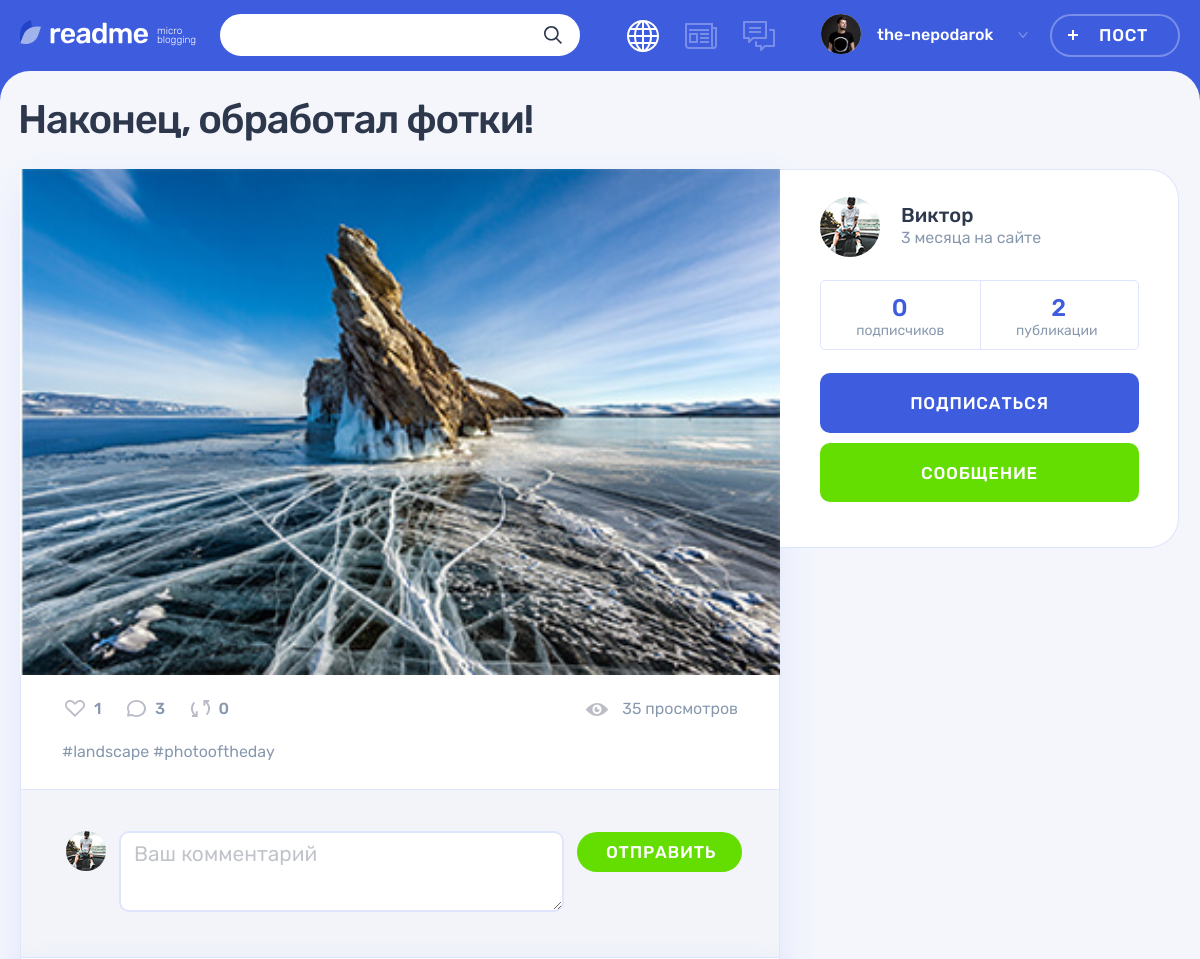
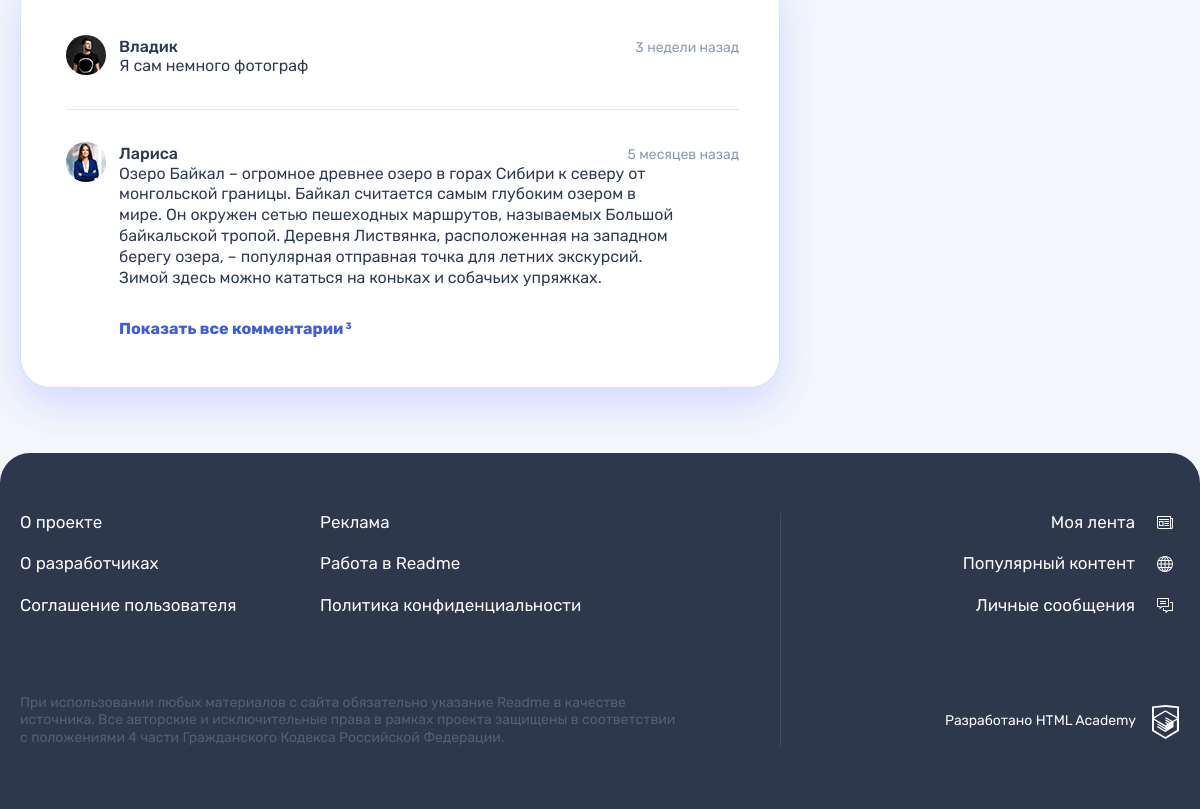
Page /post.php?post_id=3 on the committed database (2 pictures, top to bottom).
### tables this page shows
CREATE TABLE post
(
  id                INT AUTO_INCREMENT PRIMARY KEY,
  create_dt         DATETIME DEFAULT CURRENT_TIMESTAMP,
  post_header       VARCHAR(128) COMMENT 'заголовок поста',
  text_content      TEXT,
  quote_origin      VARCHAR(128) COMMENT 'автор/источник цитаты',
  photo_content     VARCHAR(255),
  video_content     VARCHAR(255) COMMENT 'ссылка на видео на YouTube',
  link_text_content VARCHAR(255) COMMENT 'ссылка на сторонний ресурс',
  view_count        INT      DEFAULT 0 COMMENT 'кол-во просмотров',
  user_id           INT,
  is_repost         TINYINT  DEFAULT 0 COMMENT 'является ли репостом',
  origin_post_id    INT COMMENT 'ссылка на оригинальный пост при репосте',
  content_type_id   TINYINT,
  FOREIGN KEY (user_id) REFERENCES user (id),
  FOREIGN KEY (content_type_id) REFERENCES content_type (id),
  INDEX (user_id) COMMENT 'индекс для поиска по пользователям',
  INDEX (content_type_id) COMMENT 'индекс для поиска по типу',
  INDEX (view_count) COMMENT 'индекс для поиска по просмотрам',
  INDEX (is_repost) COMMENT 'индекс для поиска по репостам'
) COMMENT 'таблица постов';

CREATE TABLE user
(
  id            INT AUTO_INCREMENT PRIMARY KEY,
  user_reg_dt   DATETIME DEFAULT CURRENT_TIMESTAMP,
  user_email    VARCHAR(128) NOT NULL UNIQUE,
  user_name     VARCHAR(64)  NOT NULL COMMENT 'имя пользователя',
  user_password CHAR(255)    NOT NULL,
  user_avatar   VARCHAR(255)
) COMMENT 'таблица зарегистрированных пользователей';

CREATE TABLE comment
(
  id                INT AUTO_INCREMENT PRIMARY KEY,
  comment_create_dt DATETIME DEFAULT CURRENT_TIMESTAMP,
  comment_content   TEXT,
  user_id           INT,
  post_id           INT,
  FOREIGN KEY (user_id) REFERENCES user (id),
  FOREIGN KEY (post_id) REFERENCES post (id),
  INDEX (user_id) COMMENT 'индекс для поиска по пользователям',
  INDEX (post_id) COMMENT 'индекс для поиска по постам'
) COMMENT 'таблица комментариев к постам';

### helpers.php (called while the page is built, shortened)
<?php
function get_noun_plural_form(int $number, string $one, string $two, string $many): string
{
    $number = (int)$number;
    $mod10 = $number % 10;
    $mod100 = $number % 100;
    switch (true) {
        case ($mod10 >= 2 && $mod10 <= 4):
            return $two;
        default:
            return $many;
    }
}
function include_template($name, array $data = [])
{
    $name = 'templates/' . $name;
    extract($data);
    require $name;
    $result = ob_get_clean();
    return $result;
}

### utils.php (called while the page is built, shortened)
<?php
function format_date($date)
{
    $post_date = date_create($date);
    $current_date = date_create('now');
    $diff = date_diff($current_date, $post_date);
    $result = '';
    if ($diff->invert === 0) {
        $result = 'Дата ещё не наступила!';
    } else {
        $minutes_in_hour = 60;
        $hours_in_day = 24;
        $minutes = $diff->i;
        $hours = $diff->h;
        $days = $diff->days;
        if ($days === 0) {
            if ($minutes >= $minutes_in_hour / 2) {
                $hours++;
            }
            $result = $hours ?
                $hours . ' час' . get_noun_plural_form($hours, '', 'а', 'ов')
                :
                $minutes . ' минут' . get_noun_plural_form($minutes, 'у', 'ы', '');
        } else {
            $days_in_week = 7;
            $days_in_month = 30;
            $days_in_year = 365;
            $five_weeks = 35;
            $years = $diff->y;
            if ($hours >= $hours_in_day / 2) {
                $days++;
            }
            if ($days < $days_in_week) {
                $result = $days . ' ' . get_noun_plural_form($days, 'день', 'дня', 'дней');
            } elseif ($days < $five_weeks) {
                $weeks = round($days / $days_in_week);
                $result = $weeks . ' недел' . get_noun_plural_form($weeks, 'ю', 'и', 'ь');
            } elseif ($days < $days_in_year) {
                $months = round($days / $days_in_month);
                $result = $months . ' месяц' . get_noun_plural_form($months, '', 'а', 'ев');
            } elseif ($years) {
                $years = ($days >= $days_in_year / 2) ? $years++ : $years;
                $result = $years . ' ' . get_noun_plural_form($years, 'год', 'года', 'лет');
            }
        }
    }
    return $result;
}
function get_data_from_db(mysqli $src_db, string $query, string $mode = 'all')
{
    $result = mysqli_query($src_db, $query);
    switch ($mode) {
        case 'all':
            $data = mysqli_fetch_all($result, MYSQLI_ASSOC);
            break;
        case 'row':
            $data = mysqli_fetch_assoc($result);
            break;
        case 'col':
            $data = mysqli_fetch_all($result);
            $data = array_column($data, 0);
            break;
        case 'one':
            $data = mysqli_fetch_row($result)[0];
            break;
    }
    return $data;
}

### templates/post_template.php (the view, shortened to what this page needs)
<main class="page__main page__main--publication">
  <div class="container">
    <h1 class="page__title page__title--publication"><?= $post['post_header']; ?></h1>
    <section class="post-details">
      <div class="post-details__wrapper post-<?= $post['type_val']; ?>">
        <div class="post-details__main-block post post--details">
          <?=$post_type_template; ?>
          <div class="post__indicators">
            <div class="post__buttons">
              <a class="post__indicator post__indicator--likes button" href="#" title="Лайк">
                <svg class="post__indicator-icon" width="20" height="17">
                  <use xlink:href="#icon-heart"></use>
                </svg>
                <span><?= $count_arr['like_count']; ?></span>
              </a>
              <a class="post__indicator post__indicator--comments button" href="#" title="Комментарии">
                <svg class="post__indicator-icon" width="19" height="17">
                  <use xlink:href="#icon-comment"></use>
                </svg>
                <span><?= $count_arr['comment_count']; ?></span>
              </a>
              <a class="post__indicator post__indicator--repost button" href="#" title="Репост">
                <svg class="post__indicator-icon" width="19" height="17">
                  <use xlink:href="#icon-repost"></use>
                </svg>
                <span><?= $count_arr['repost_count']; ?></span>
              </a>
            </div>
            <?php $vc = $post['view_count'];  ?>
            <span class="post__view"><?= $vc . ' просмотр' . get_noun_plural_form($vc, '', 'а', 'ов'); ?></span>
          </div>
          <ul class="post__tags">
            <?php foreach ($post_hashtag_list as $hashtag):  ?>
            <li><a href="#"><?= '#' . $hashtag; ?></a></li>
            <?php endforeach; ?>
          </ul>
          <div class="comments">
            <form class="comments__form form" action="#" method="post">
              <div class="comments__my-avatar">
                <?php if ($post['user_avatar']): ?>
                <img class="comments__picture" src="img/<?= $post['user_avatar']; ?>" alt="Аватар пользователя">
                <?php endif; ?>
              </div>
              <div class="form__input-section _form__input-section--error">
                <textarea class="comments__textarea form__textarea form__input" placeholder="Ваш комментарий"></textarea>
              </div>
              <button class="comments__submit button button--green" type="submit">Отправить</button>
            </form>
            <div class="comments__list-wrapper">
              <ul class="comments__list">
              <?php foreach ($comment_list as $comment): ?>
                <li class="comments__item user">
                  <div class="comments__avatar">
                    <a class="user__avatar-link" href="#">
                      <?php if ($comment['user_avatar']): ?>
                      <img class="comments__picture" src="img/<?= $comment['user_avatar']; ?>" alt="Аватар пользователя">
                      <?php endif; ?>
                    </a>
                  </div>
                  <div class="comments__info">
                    <div class="comments__name-wrapper">
                      <a class="comments__user-name" href="#">
                        <span>
                            <?= $comment['user_name']; ?>
                        </span>
                      </a>
                      <?php $cd = $comment['comment_create_dt'];  ?>
                      <time class="comments__time" datetime="<?= $cd; ?>"><?= format_date($cd); ?> назад</time>
                    </div>
                    <p class="comments__text">
                        <?= $comment['comment_content']; ?>
                    </p>
                  </div>
                </li>
              <?php endforeach; ?>
              </ul>
              <?php if ($hide_comments): ?>
              <a class="comments__more-link" href="?<?= 'post_id=' . $post['id']; ?>&show_all_comments">
                <span>Показать все комментарии</span>
                <sup class="comments__amount"><?= $count_arr['comment_count']; ?></sup>
              </a>
              <?php endif; ?>
            </div>
          </div>
        </div>
        <div class="post-details__user user">
          <div class="post-details__user-info user__info">
            <div class="post-details__avatar user__avatar">
              <a class="post-details__avatar-link user__avatar-link" href="#">
                <?php if ($post['user_avatar']): ?>
                <img class="post-details__picture user__picture" src="img/<?= $post['user_avatar']; ?>" alt="Аватар пользователя">
                <?php endif; ?>
              </a>
            </div>
            <div class="post-details__name-wrapper user__name-wrapper">
              <a class="post-details__name user__name" href="#">
                <span><?= $post['user_name']; ?></span>
              </a>
              <time class="post-details__time user__time" datetime="<?= $post['reg_date']; ?>"><?= format_date($post['reg_date']); ?> на сайте</time>
            </div>
          </div>
          <div class="post-details__rating user__rating">
            <p class="post-details__rating-item user__rating-item user__rating-item--subscribers">
              <span class="post-details__rating-amount user__rating-amount"><?= $count_arr['follower_count']; ?></span>
              <span class="post-details__rating-text user__rating-text">подписчик<?= $count_arr['follower_count'] ? get_noun_plural_form($count_arr['follower_count'], '', 'а', 'ов') : 'ов'; ?></span>
            </p>
            <p class="post-details__rating-item user__rating-item user__rating-item--publications">
              <span class="post-details__rating-amount user__rating-amount"><?= $count_arr['post_count']; ?></span>
              <span class="post-details__rating-text user__rating-text">публикаци<?= get_noun_plural_form($count_arr['post_count'], 'я', 'и', 'й'); ?></span>
            </p>
          </div>
          <div class="post-details__user-buttons user__buttons">
            <button class="user__button user__button--subscription button button--main" type="button">Подписаться</button>
            <a class="user__button user__button--writing button button--green" href="#">Сообщение</a>
          </div>
        </div>
      </div>
    </section>
  </div>
</main>

### templates/post-photo_template.php
<div class="post-details__image-wrapper post-photo__image-wrapper">
    <img src="img/<?= $post['photo_content']; ?>" alt="Фото от пользователя" width="760" height="507">
</div>

### rows in the picture
post: post_header "Наконец, обработал фотки!", photo_content (picture), is_repost "0", view_count "35", view_count "ов", user.user_avatar (picture), user.user_name "Виктор", user.user_reg_dt "3 месяца"
comment: user.user_avatar (picture), user.user_name "Владик", comment_create_dt "3 недели", comment_content "Я сам немного фотограф"
comment: user.user_avatar (picture), user.user_name "Лариса", comment_create_dt "5 месяцев", comment_content "Озеро Байкал – огромное древнее озеро в горах Сибири к северу от монгольской границы. Байкал считается самым глубоким озером в мире. Он окружен сетью пешеходных маршрутов, называемых Большой байкальской тропой. Деревня Листвянка, расположенная на западном берегу озера, – популярная отправная точка для летних экскурсий. Зимой здесь можно кататься на коньках и собачьих упряжках."

### other values in the picture
$user_name "the-nepodarok"
$count_arr['like_count'] "1"
$count_arr['comment_count'] "3"
$hashtag "landscape"
$hashtag "photooftheday"
$count_arr['post_count'] "2"
get_noun_plural_form($count_arr['post_count'], 'я', 'и', 'й') "и"
